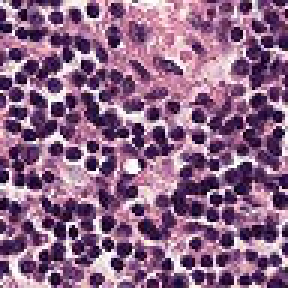
#> input picture 00004aab08381d25d315384d646f5ce413ea24b1.tif, 96 x 96 px (shown 3 times larger)
$ python -i histcanc.py   (imports and definitions only)
#> lines starting #> are read from the running program, lines starting #| are printed output that depends on the picture
# -*- coding: utf-8 -*-
"""
Created on Tue Mar  5 20:28:33 2019

@author: JEET
"""

import numpy as np
import pandas as pd
import os
import cv2
import matplotlib.pyplot as plt
import matplotlib.patches as patches
import random
from sklearn.utils import shuffle
#from tqdm import tqdm_notebook


# [1 line that did not run here, left out]
train_path = '../Train'
test_path = '../Test'
# quick look at the label stats
# [1 line not run here, left out]


def readImage(path):
    # OpenCV reads the image in bgr format by default
    bgr_img = cv2.imread(path)
    # We flip it to rgb for visualization purposes
    b,g,r = cv2.split(bgr_img)
    rgb_img = cv2.merge([r,g,b])
    return rgb_img


# random sampling
# [1 line that did not run here, left out]

fig, ax = plt.subplots(2,5, figsize=(20,8))
# [17 lines not run here, left out]


ORIGINAL_SIZE = 96      # original size of the images - do not change

# AUGMENTATION VARIABLES
CROP_SIZE = 90          # final size after crop
RANDOM_ROTATION = 3    # range (0-180), 180 allows all rotation variations, 0=no change
RANDOM_SHIFT = 2        # center crop shift in x and y axes, 0=no change. This cannot be more than (ORIGINAL_SIZE - CROP_SIZE)//2
RANDOM_BRIGHTNESS = 7  # range (0-100), 0=no change
RANDOM_CONTRAST = 5    # range (0-100), 0=no change
RANDOM_90_DEG_TURN = 1  # 0 or 1= random turn to left or right

def readCroppedImage(path, augmentations = True):
    # augmentations parameter is included for counting statistics from images, where we don't want augmentations

    # OpenCV reads the image in bgr format by default
#> called with augmentations = True
    bgr_img = cv2.imread(path)
#> bgr_img is the input picture: shape (96, 96, 3); mean B, G, R 134.1, 101.5, 140.6
    # We flip it to rgb for visualization purposes
    b,g,r = cv2.split(bgr_img)
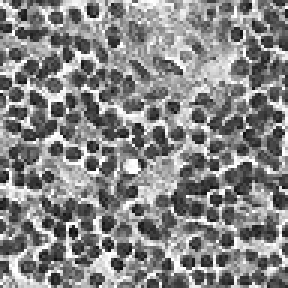
#> b: shape (96, 96) (shown 3 times larger); min 10, max 255, mean 134.1
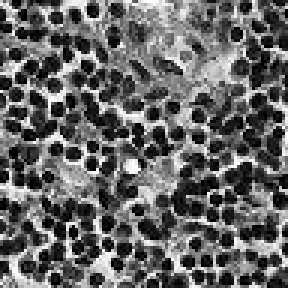
#> g: shape (96, 96) (shown 3 times larger); min 0, max 255, mean 101.5
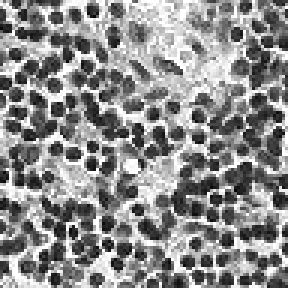
#> r: shape (96, 96) (shown 3 times larger); min 4, max 255, mean 140.6
    rgb_img = cv2.merge([r,g,b])

    if(not augmentations):
        return rgb_img / 255

    #random rotation
    rotation = random.randint(-RANDOM_ROTATION,RANDOM_ROTATION)
    if(RANDOM_90_DEG_TURN == 1):
        rotation += random.randint(-1,1) * 90
    M = cv2.getRotationMatrix2D((48,48),rotation,1)   # the center point is the rotation anchor
    rgb_img = cv2.warpAffine(rgb_img,M,(96,96))
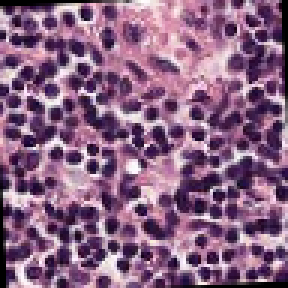
#> rgb_img: shape (96, 96, 3) (shown 3 times larger); mean R, G, B 137.1, 98.8, 130.7

    #random x,y-shift
    x = random.randint(-RANDOM_SHIFT, RANDOM_SHIFT)
    y = random.randint(-RANDOM_SHIFT, RANDOM_SHIFT)

    # crop to center and normalize to 0-1 range
    start_crop = (ORIGINAL_SIZE - CROP_SIZE) // 2
    end_crop = start_crop + CROP_SIZE
    rgb_img = rgb_img[(start_crop + x):(end_crop + x), (start_crop + y):(end_crop + y)] / 255
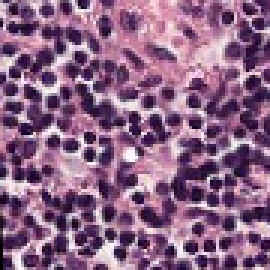
#> rgb_img: shape (90, 90, 3) float64 (shown 3 times larger); mean R, G, B 0.547, 0.392, 0.522

    # Random flip
    flip_hor = bool(random.getrandbits(1))
    flip_ver = bool(random.getrandbits(1))
    if(flip_hor):
        rgb_img = rgb_img[:, ::-1]
    if(flip_ver):
        rgb_img = rgb_img[::-1, :]
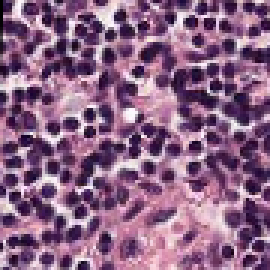
#> rgb_img: shape (90, 90, 3) float64 (shown 3 times larger); mean R, G, B 0.547, 0.392, 0.522

    # Random brightness
    br = random.randint(-RANDOM_BRIGHTNESS, RANDOM_BRIGHTNESS) / 100.
    rgb_img = rgb_img + br

    # Random contrast
    cr = 1.0 + random.randint(-RANDOM_CONTRAST, RANDOM_CONTRAST) / 100.
    rgb_img = rgb_img * cr

    # clip values to 0-1 range
    rgb_img = np.clip(rgb_img, 0, 1.0)

    return rgb_img


#Croppped Images
fig, ax = plt.subplots(2,5, figsize=(20,8))
# [11 lines not run here, left out]


#Augmentation
fig, ax = plt.subplots(1,5, figsize=(20,4))
# [6 lines not run here, left out]


>>> result = readCroppedImage('00004aab08381d25d315384d646f5ce413ea24b1.tif')

$ run again, on 0000d563d5cfafc4e68acb7c9829258a298d9b6a.tif
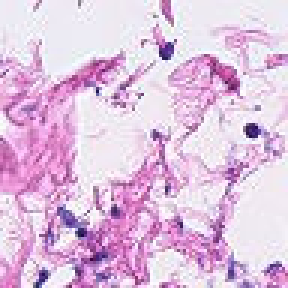
#> input picture 0000d563d5cfafc4e68acb7c9829258a298d9b6a.tif, 96 x 96 px (shown 3 times larger)
#> in readCroppedImage, bgr_img is the input picture: shape (96, 96, 3); mean B, G, R 223.5, 193.4, 224
#> in readCroppedImage, `b,g,r = cv2.split(bgr_img)`:
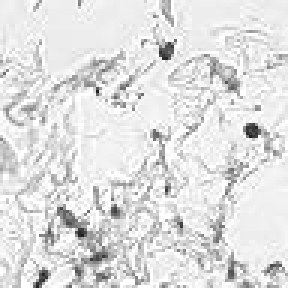
#> r: shape (96, 96) (shown 3 times larger); min 30, max 255, mean 224
#> in readCroppedImage, `rgb_img = rgb_img[::-1, :]`:
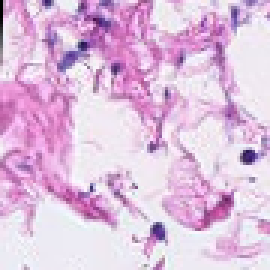
#> rgb_img: shape (90, 90, 3) float64 (shown 3 times larger); mean R, G, B 0.874, 0.748, 0.871
